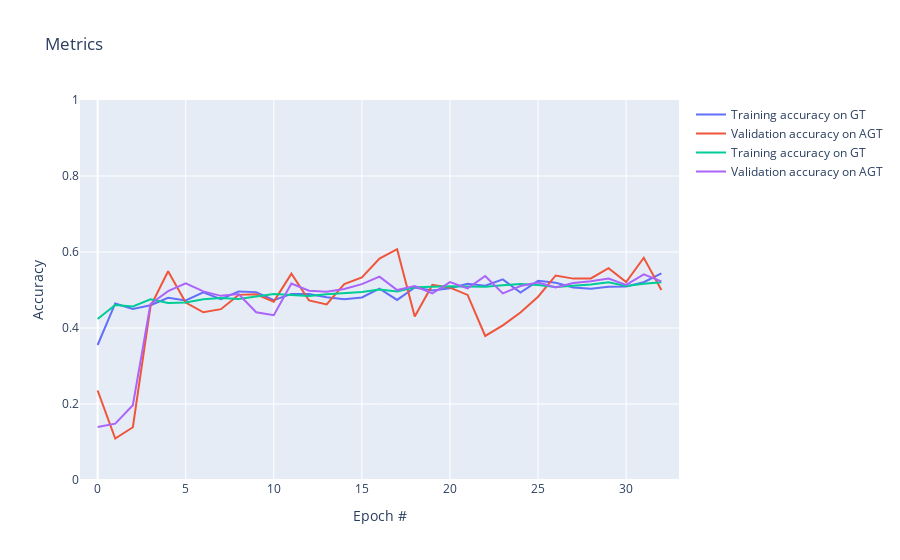

Notebook cell for this chart:
### Markdown cell above
## Plotting the metrics

### Code cell
metrics = pd.DataFrame(metrics)

# create figure
fig = go.Figure()
fig.add_trace(go.Scatter(x=metrics.index, y=metrics['train_accuracyGT'],
                    mode='lines',
                    name='Training accuracy on GT'))
fig.add_trace(go.Scatter(x=metrics.index, y=metrics['val_accuracyGT'],
                    mode='lines',
                    name='Validation accuracy on AGT'))
fig.add_trace(go.Scatter(x=metrics.index, y=metrics['train_accuracyAGT'],
                    mode='lines',
                    name='Training accuracy on GT'))
fig.add_trace(go.Scatter(x=metrics.index, y=metrics['val_accuracyAGT'],
                    mode='lines',
                    name='Validation accuracy on AGT'))

fig.update_layout(title='Metrics',
                   xaxis_title='Epoch #',
                   yaxis_title='Accuracy')

fig.update_xaxes(range = [-1,33])
fig.update_yaxes(range = [0,1])

fig.show()

### Figure 1 — Plotly figure (JSON) as saved in the notebook; plotly's stock layout.template omitted (floating-point values rounded to 4 significant figures)
{"data": [{"mode": "lines", "name": "Training accuracy on GT", "type": "scatter", "x": [0, 1, 2, 3, 4, 5, 6, 7, 8, 9, 10, 11, 12, 13, 14, 15, 16, 17, 18, 19, 20, 21, 22, 23, 24, 25, 26, 27, 28, 29, 30, 31, 32], "y": [0.3552, 0.4647, 0.4501, 0.4599, 0.4796, 0.4725, 0.4938, 0.4759, 0.4962, 0.4944, 0.473, 0.4897, 0.4897, 0.4811, 0.4756, 0.4805, 0.5038, 0.4739, 0.5066, 0.4986, 0.5045, 0.5167, 0.5114, 0.5281, 0.4934, 0.5241, 0.5189, 0.5069, 0.5035, 0.5084, 0.5092, 0.5205, 0.5438]}, {"mode": "lines", "name": "Validation accuracy on AGT", "type": "scatter", "x": [0, 1, 2, 3, 4, 5, 6, 7, 8, 9, 10, 11, 12, 13, 14, 15, 16, 17, 18, 19, 20, 21, 22, 23, 24, 25, 26, 27, 28, 29, 30, 31, 32], "y": [0.2354, 0.1093, 0.1389, 0.4564, 0.5494, 0.4669, 0.4414, 0.4496, 0.4872, 0.4888, 0.4694, 0.5429, 0.4724, 0.462, 0.5154, 0.5331, 0.5827, 0.6073, 0.4302, 0.5134, 0.5063, 0.487, 0.3791, 0.4068, 0.4406, 0.4823, 0.5382, 0.53, 0.5303, 0.5575, 0.5211, 0.5849, 0.5]}, {"mode": "lines", "name": "Training accuracy on GT", "type": "scatter", "x": [0, 1, 2, 3, 4, 5, 6, 7, 8, 9, 10, 11, 12, 13, 14, 15, 16, 17, 18, 19, 20, 21, 22, 23, 24, 25, 26, 27, 28, 29, 30, 31, 32], "y": [0.4236, 0.4607, 0.4565, 0.4757, 0.466, 0.4669, 0.4755, 0.4792, 0.4763, 0.4822, 0.4897, 0.4868, 0.4842, 0.4887, 0.4918, 0.4949, 0.5016, 0.4963, 0.5072, 0.5089, 0.5101, 0.509, 0.5088, 0.5124, 0.516, 0.513, 0.5079, 0.5113, 0.5145, 0.5201, 0.5107, 0.5167, 0.5206]}, {"mode": "lines", "name": "Validation accuracy on AGT", "type": "scatter", "x": [0, 1, 2, 3, 4, 5, 6, 7, 8, 9, 10, 11, 12, 13, 14, 15, 16, 17, 18, 19, 20, 21, 22, 23, 24, 25, 26, 27, 28, 29, 30, 31, 32], "y": [0.1396, 0.1484, 0.1967, 0.4631, 0.4971, 0.5178, 0.4964, 0.4846, 0.4894, 0.4413, 0.4335, 0.517, 0.498, 0.4956, 0.5027, 0.5153, 0.5352, 0.4998, 0.5105, 0.4909, 0.5208, 0.5044, 0.5369, 0.4912, 0.5106, 0.5194, 0.5069, 0.5183, 0.5233, 0.53, 0.5134, 0.5413, 0.5228]}], "layout": {"title": {"text": "Metrics"}, "xaxis": {"range": [-1, 33], "title": {"text": "Epoch #"}}, "yaxis": {"range": [0, 1], "title": {"text": "Accuracy"}}}}
